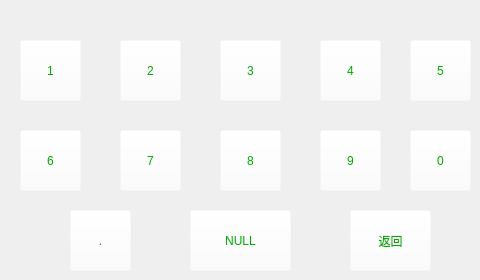
<?xml version="1.0" encoding="UTF-8"?>
<ui version="4.0">
 <class>Input</class>
 <widget class="QWidget" name="Input">
  <property name="geometry">
   <rect>
    <x>0</x>
    <y>0</y>
    <width>480</width>
    <height>280</height>
   </rect>
  </property>
  <property name="minimumSize">
   <size>
    <width>480</width>
    <height>280</height>
   </size>
  </property>
  <property name="maximumSize">
   <size>
    <width>480</width>
    <height>280</height>
   </size>
  </property>
  <property name="windowTitle">
   <string>Form</string>
  </property>
  <widget class="QPushButton" name="pushButton">
   <property name="geometry">
    <rect>
     <x>20</x>
     <y>40</y>
     <width>61</width>
     <height>61</height>
    </rect>
   </property>
   <property name="styleSheet">
    <string notr="true">font: 75 72pt &quot;Ubuntu&quot;;
background-color: rgba(255, 255, 255, 0);
color: rgb(0, 170, 0);</string>
   </property>
   <property name="text">
    <string>1</string>
   </property>
  </widget>
  <widget class="QPushButton" name="pushButton_2">
   <property name="geometry">
    <rect>
     <x>120</x>
     <y>40</y>
     <width>61</width>
     <height>61</height>
    </rect>
   </property>
   <property name="styleSheet">
    <string notr="true">font: 75 72pt &quot;Ubuntu&quot;;
background-color: rgba(255, 255, 255, 0);
color: rgb(0, 170, 0);</string>
   </property>
   <property name="text">
    <string>2</string>
   </property>
  </widget>
  <widget class="QPushButton" name="pushButton_3">
   <property name="geometry">
    <rect>
     <x>220</x>
     <y>40</y>
     <width>61</width>
     <height>61</height>
    </rect>
   </property>
   <property name="styleSheet">
    <string notr="true">font: 75 72pt &quot;Ubuntu&quot;;
background-color: rgba(255, 255, 255, 0);
color: rgb(0, 170, 0);</string>
   </property>
   <property name="text">
    <string>3</string>
   </property>
  </widget>
  <widget class="QPushButton" name="pushButton_4">
   <property name="geometry">
    <rect>
     <x>320</x>
     <y>40</y>
     <width>61</width>
     <height>61</height>
    </rect>
   </property>
   <property name="styleSheet">
    <string notr="true">font: 75 72pt &quot;Ubuntu&quot;;
background-color: rgba(255, 255, 255, 0);
color: rgb(0, 170, 0);</string>
   </property>
   <property name="text">
    <string>4</string>
   </property>
  </widget>
  <widget class="QPushButton" name="pushButton_5">
   <property name="geometry">
    <rect>
     <x>410</x>
     <y>40</y>
     <width>61</width>
     <height>61</height>
    </rect>
   </property>
   <property name="styleSheet">
    <string notr="true">font: 75 72pt &quot;Ubuntu&quot;;
color: rgb(0, 170, 0);
background-color: rgba(255, 255, 255, 0);</string>
   </property>
   <property name="text">
    <string>5</string>
   </property>
  </widget>
  <widget class="QPushButton" name="pushButton_6">
   <property name="geometry">
    <rect>
     <x>20</x>
     <y>130</y>
     <width>61</width>
     <height>61</height>
    </rect>
   </property>
   <property name="styleSheet">
    <string notr="true">font: 75 72pt &quot;Ubuntu&quot;;
color: rgb(0, 170, 0);
background-color: rgba(255, 255, 255, 0);</string>
   </property>
   <property name="text">
    <string>6</string>
   </property>
  </widget>
  <widget class="QPushButton" name="pushButton_7">
   <property name="geometry">
    <rect>
     <x>120</x>
     <y>130</y>
     <width>61</width>
     <height>61</height>
    </rect>
   </property>
   <property name="styleSheet">
    <string notr="true">font: 75 72pt &quot;Ubuntu&quot;;
background-color: rgba(255, 255, 255, 0);
color: rgb(0, 170, 0);</string>
   </property>
   <property name="text">
    <string>7</string>
   </property>
  </widget>
  <widget class="QPushButton" name="pushButton_8">
   <property name="geometry">
    <rect>
     <x>220</x>
     <y>130</y>
     <width>61</width>
     <height>61</height>
    </rect>
   </property>
   <property name="styleSheet">
    <string notr="true">font: 75 72pt &quot;Ubuntu&quot;;
background-color: rgba(255, 255, 255, 0);
color: rgb(0, 170, 0);</string>
   </property>
   <property name="text">
    <string>8</string>
   </property>
  </widget>
  <widget class="QPushButton" name="pushButton_9">
   <property name="geometry">
    <rect>
     <x>320</x>
     <y>130</y>
     <width>61</width>
     <height>61</height>
    </rect>
   </property>
   <property name="styleSheet">
    <string notr="true">font: 75 72pt &quot;Ubuntu&quot;;
background-color: rgba(255, 255, 255, 0);
color: rgb(0, 170, 0);</string>
   </property>
   <property name="text">
    <string>9</string>
   </property>
  </widget>
  <widget class="QPushButton" name="pushButton_10">
   <property name="geometry">
    <rect>
     <x>410</x>
     <y>130</y>
     <width>61</width>
     <height>61</height>
    </rect>
   </property>
   <property name="styleSheet">
    <string notr="true">font: 75 72pt &quot;Ubuntu&quot;;
background-color: rgba(255, 255, 255, 0);
color: rgb(0, 170, 0);</string>
   </property>
   <property name="text">
    <string>0</string>
   </property>
  </widget>
  <widget class="QPushButton" name="pushButton_11">
   <property name="geometry">
    <rect>
     <x>70</x>
     <y>210</y>
     <width>61</width>
     <height>61</height>
    </rect>
   </property>
   <property name="styleSheet">
    <string notr="true">font: 75 72pt &quot;Ubuntu&quot;;
background-color: rgba(255, 255, 255, 0);
color: rgb(0, 170, 0);</string>
   </property>
   <property name="text">
    <string>.</string>
   </property>
  </widget>
  <widget class="QPushButton" name="pushButton_12">
   <property name="geometry">
    <rect>
     <x>350</x>
     <y>210</y>
     <width>81</width>
     <height>61</height>
    </rect>
   </property>
   <property name="styleSheet">
    <string notr="true">font: 75 72pt &quot;Ubuntu&quot;;
background-color: rgba(255, 255, 255, 0);
color: rgb(0, 170, 0);</string>
   </property>
   <property name="text">
    <string>返回</string>
   </property>
  </widget>
  <widget class="QPushButton" name="pushButton_13">
   <property name="geometry">
    <rect>
     <x>190</x>
     <y>210</y>
     <width>101</width>
     <height>61</height>
    </rect>
   </property>
   <property name="styleSheet">
    <string notr="true">font: 75 72pt &quot;Ubuntu&quot;;
background-color: rgba(255, 255, 255, 0);
color: rgb(0, 170, 0);</string>
   </property>
   <property name="text">
    <string>NULL</string>
   </property>
  </widget>
 </widget>
 <resources/>
 <connections/>
</ui>
